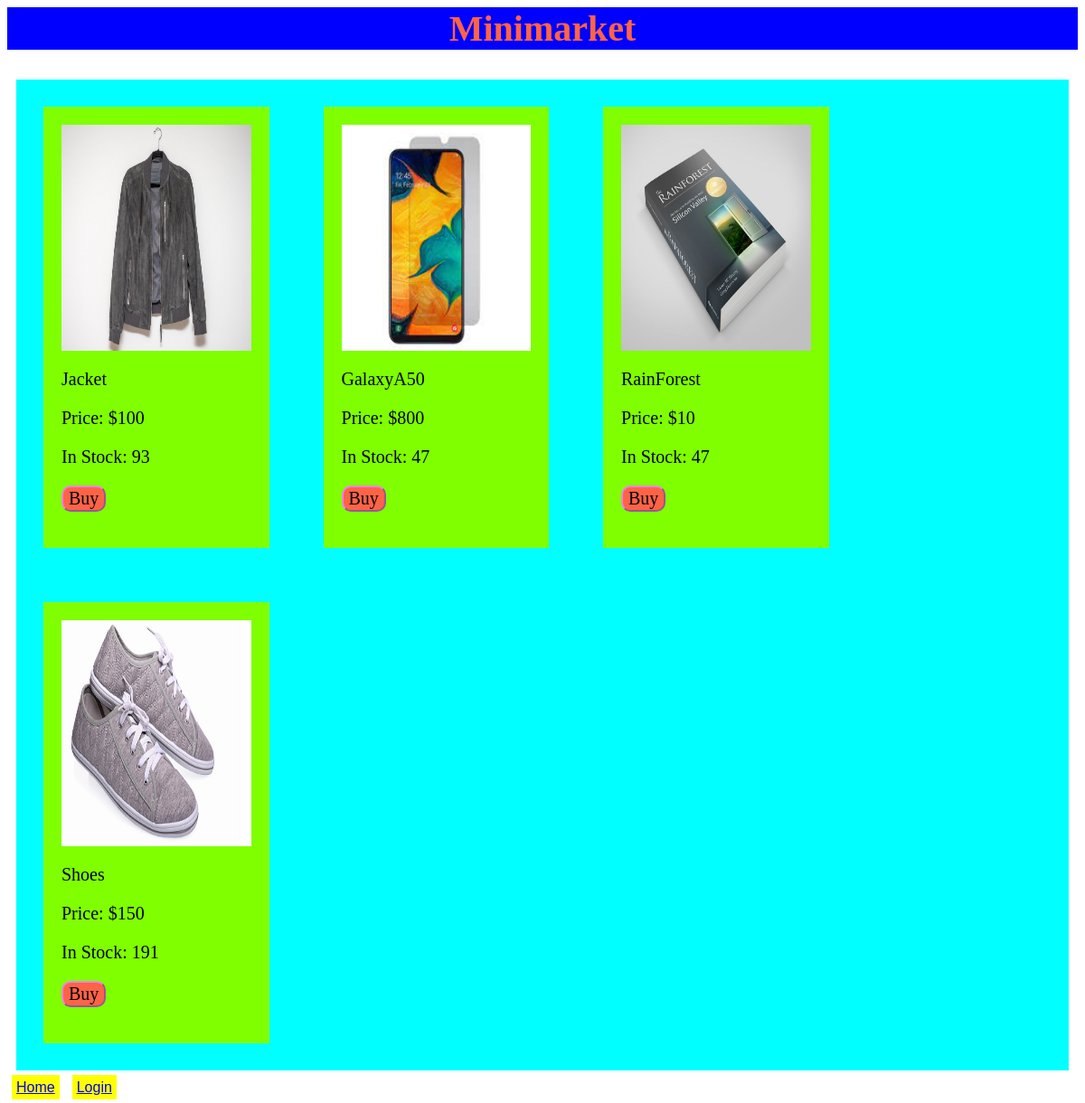
Before: /products/ with the older database file.
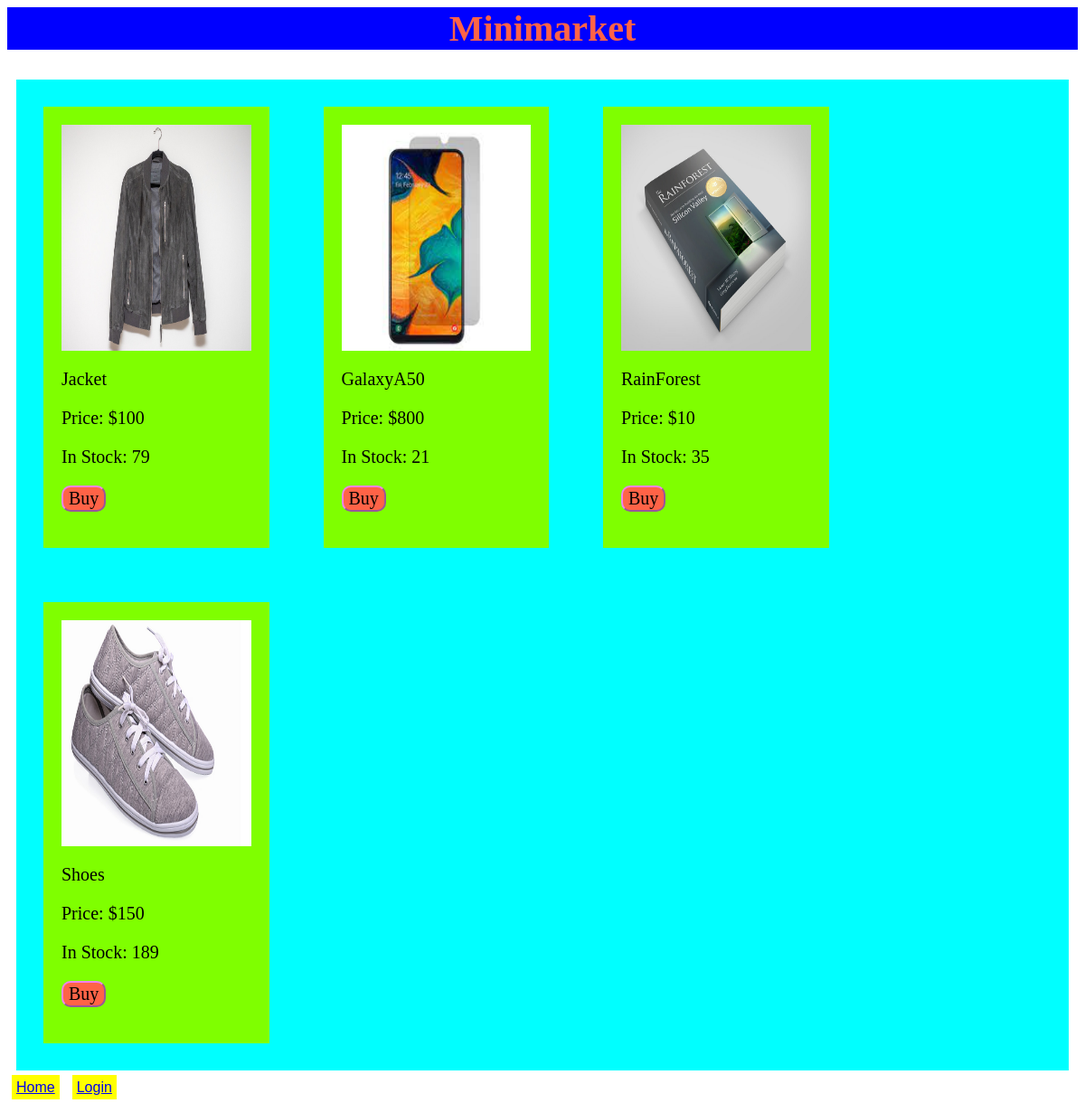
After: the same page with the newer database file.
### products/models.py (models this page shows, shortened)
class Product(models.Model):
    stock_available = models.IntegerField(
        default=0, validators=[MinValueValidator(0)])
    product_name = models.CharField(max_length=35)
    product_rate = models.IntegerField()
    product_image = models.ImageField(upload_to="product-images")
    product_description = models.TextField()
    owners = models.ManyToManyField(User, blank=True, related_name="products")

### products/views.py (the view, shortened to what this page needs)
# urls.py: path('', views.ProductView.as_view(), name="products"),
class ProductView(View):
    def get(self, request):
        products = Product.objects.all()
        return render(request, "products/products.html", {
            'products': products,
        })

### products/templates/products/products.html (shortened to what this page needs)
{% extends "products/layout.html" %}
{% block head %}
{% load static %}
<link rel="stylesheet" href="{% static 'products/products.css' %}">
{% endblock head %}
{% block body %}
<div id="products">
    {% for product in products %}
    <div>
        <img data-ids="{{product.product_name}}" src="{{product.product_image.url}}"
            alt="{{product.product_name}}'s image">
        <p> {{product.product_name}} </p>
        <p>Price: ${{product.product_rate}} </p>
        {% if product.stock_available > 0 %}
        <p id="stock-{{product.product_name}}">In Stock: {{product.stock_available}}</p>
        <form method="post" action="{% url 'rate_change' product.id %}">
            <Button name="stock-value" type="submit" data-value="stock-{{product.product_name}}" id="buy"
                value="{{product.stock_available}}">Buy</Button>
        </form>
        {% else %}
        <p>Out of stock</p>
        {% endif %}
    </div>
    {% endfor %}
</div>
{% endblock body %}

### products/templates/products/layout.html (shortened to what this page needs)
<html lang="en">
    <head>
        {% load static %}
        {% block head %}
        {% endblock head %}
    </head>
    <body>
        <h2 id="heading">Minimarket</h2>
        {% block body %}
        {% endblock body %}
        <a href="{% url 'products' %}">Home</a>
        {% if user.is_authenticated %}
        <a href="{% url 'bucket' %}">Bucket List</a>
        <a href=" {% url 'logout' %} ">Logout</a>
        {% else %}
        <a href="{% url 'login' %}">Login</a>
        {% endif %}
    </body>
</html>

### products/static/products/products.css (style rules this page uses)
#products { margin: 10px; display: flex; flex-wrap:wrap; background-color: aqua; }
#products>div { background-color: chartreuse; width: 18%; margin: 30px; padding:20px; font-size: 20px; }
#products>div>img { width: 100%; height: 250px; }
button { background-color:tomato; border-radius: 10px; font-family:fantasy; font-size: 20px; border-color: violet; }

### products/templates/products/layout.html (style rules this page uses)
#heading { text-align: center; color: tomato; background-color: blue; font-size: 40px; width: 100%; }
a { background-color: yellow; font-family: 'Trebuchet MS', 'Lucida Sans Unicode', 'Lucida Grande', 'Lucida Sans', Arial, sans-serif; margin: 5px; padding: 5px; }

Changed rows visible on the page:
changed Product "Jacket": stock_available "93" → "79"
changed Product "GalaxyA50": stock_available "47" → "21"
changed Product "RainForest": stock_available "47" → "35"
changed Product "Shoes": stock_available "191" → "189"
